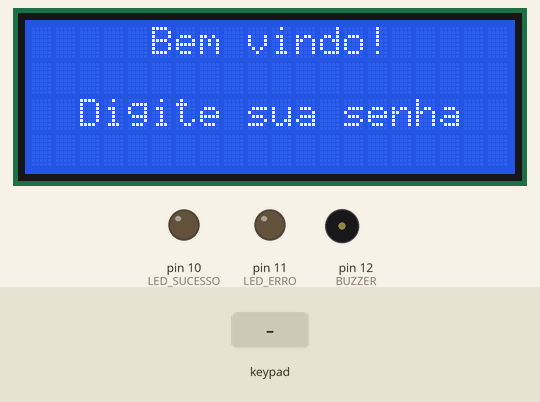
Recording of a sketch running on a simulated Arduino Mega 2560, built with avr-gcc and run on an emulated ATmega2560. Parts: 20×4 character LCD, output pins drawn as LEDs (lit = HIGH), buzzer (waves = sounding). Inputs (shaded band) come from the test bench. The local clock reads 2024-03-15 10:24:30 at power-on unless the sketch sets it; EEPROM starts erased; what the sketch prints to the serial monitor is not drawn.

Above: at 1.2 s.
1.3 s: key 'C' pressed
At 4.0 s:
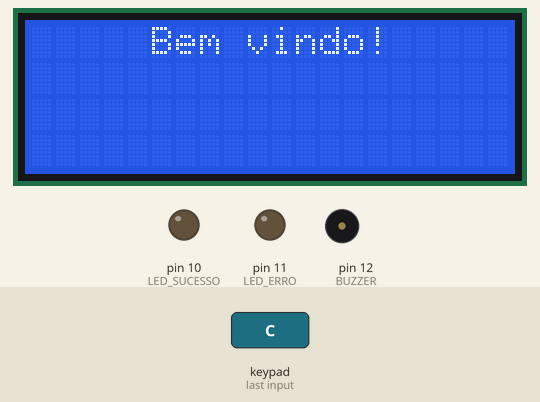
4.3 s: keypad keys 1 2 3 4 5 6 pressed 0.4 s apart
At 6.8 s:
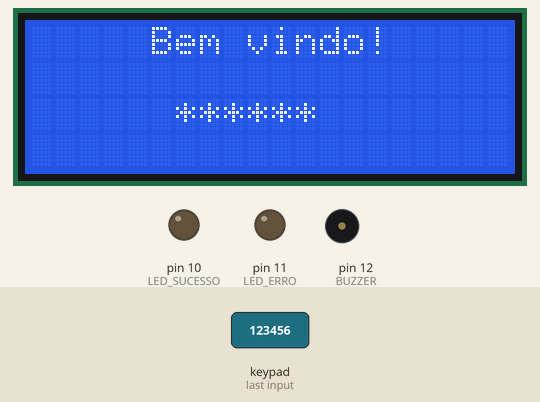
8.2 s: key 'C' pressed
At 9.3 s:
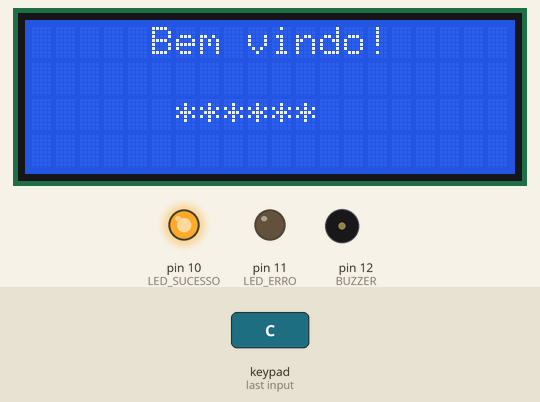
11.2 s: key '1' pressed
At 11.3 s:
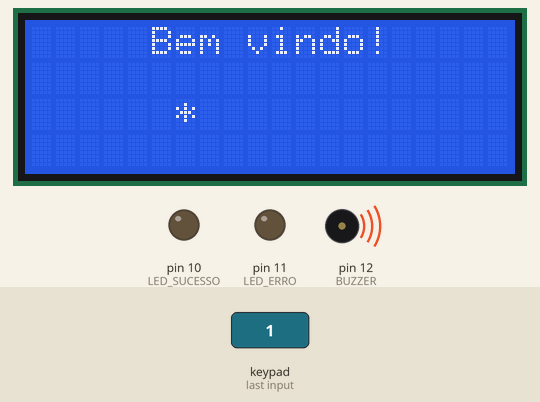
12.9 s: key '2' pressed
At 14.0 s:
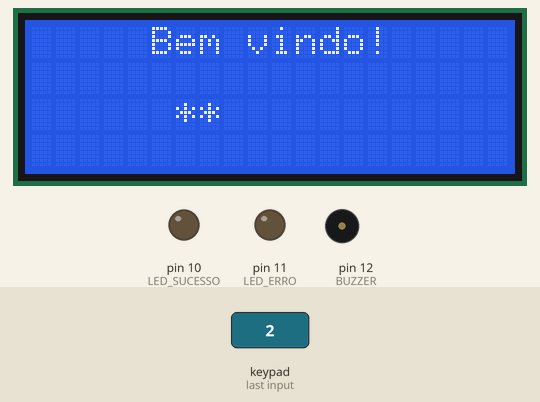
Timing chart, 0 to 15.6 s (numbered marks = the images above; inputs shaded):
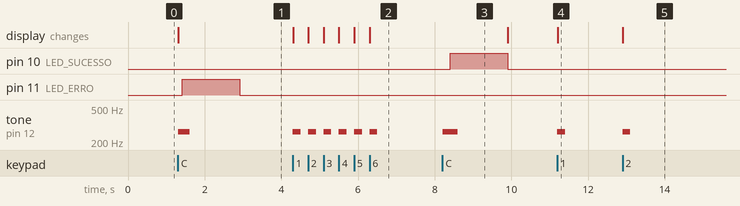

Measured:
- after the input at 1.3 s, pin 11 (LED_ERRO): LOW → HIGH after 0.11 s, → LOW 1.5 s later; tone on pin 12 (BUZZER): silent → 262 Hz at once, → silent 0.30 s later; the display: changes at once (image 1)
- after the input at 4.3 s, tone on pin 12 (BUZZER): alternates 262 Hz for 0.20 s and silent for 0.20 s, 12 changes in all, then stays silent, starting at once; the display: first changes at once (image 2 shows a later state)
- after the input at 8.2 s, pin 10 (LED_SUCESSO): LOW → HIGH after 0.20 s, → LOW 1.5 s later; tone on pin 12 (BUZZER): silent → 262 Hz at once, → silent 0.39 s later
- after the input at 11.2 s, tone on pin 12 (BUZZER): silent → 262 Hz at once, → silent 0.20 s later; the display: changes at once (image 4)
- after the input at 12.9 s, tone on pin 12 (BUZZER): silent → 262 Hz at once, → silent 0.20 s later; the display: changes at once (image 5)

The sketch:

code.ino.ino
```cpp
#include <EEPROM.h>
#include <DS1307.h>
#include <LiquidCrystal.h>
#include <Keypad.h>

#define LED_SUCESSO 10 //porta do LED_SUCESSO 10
#define LED_ERRO 11 //porta do LED_ERRO 11
#define BUZZER 12 //porta do buzzer 12

LiquidCrystal lcd(7, 6, 5, 4, 3, 2); // Pinos display

DS1307 rtc(8, 9); //define as portas do rtc

const byte numRows = 4; //número de linhas do teclado
const byte numCols = 4; //número de colunas do teclado

char keymap[numRows][numCols] =
    {
        {'1', '2', '3', 'A'},
        {'4', '5', '6', 'B'},
        {'7', '8', '9', 'C'},
        {'*', '0', '#', 'D'}};

char *senhas[7] = {"1", "4444", "123456"}; //vetor para armazenar as senhas
char *nomes[10] = {"Denna", "Jorg", "Otavio"}; //vetor para salvar nome de usuários
int qtdeSenhas= 3; //quantidade de senhas

int endereco = 0;

byte rowPins[numRows] = {30, 31, 32, 33}; //define as portas das linhas do teclado 4x4
byte colPins[numCols] = {34, 35, 36, 37}; //define as portas das colunas do teclado 4x4

Keypad myKeypad = Keypad(makeKeymap(keymap), rowPins, colPins, numRows, numCols);

char input[7]; //vetor que armazena a senha lida do usuário com máximo 6 digitos
int inputCount = 0; //contador do tamanho da senha inserida
int firstPress = 1; //verifica se é o primeiro digito do usuário

void setup()
{

  pinMode(LED_SUCESSO, OUTPUT); //Habilita a porta do led como saída
  pinMode(LED_ERRO, OUTPUT); //Habilita a porta do led como saída

  lcd.leftToRight();
  lcd.begin(20, 4);
  lcd.clear();
  lcd.setCursor(5, 0);
  lcd.print("Bem vindo!");

  lcd.setCursor(2, 2);
  lcd.print("Digite sua senha");

  rtc.halt(false);

  rtc.setDOW(FRIDAY);       //Define o dia da semana
  //rtc.setTime(10, 20, 0);   //Define o horario
   //rtc.setDate(13, 12, 2018); //Define o dia, mes e ano
  //Definicoes do pino SQW/Out
  rtc.setSQWRate(SQW_RATE_1);
  rtc.enableSQW(true);
  Serial.begin(9600);
}

void reset()
{

  digitalWrite(LED_SUCESSO, LOW);
  digitalWrite(LED_ERRO, LOW);

  // Limpa o display e posiciona o cursor no local correto
    lcd.clear();
  lcd.setCursor(5, 0);
  lcd.print("Bem vindo!");

  // ativa novamente as flags de controle
  firstPress = 1;
  inputCount = 0;

  // "limpa" a string auxiliar da senha
  for (int i = 0; i < 6; i++)
    input[i] = 0;
}

void loop()
{

  char keypressed = myKeypad.getKey(); // coleta a tecla digitada
  if (keypressed != NO_KEY)
  {

    tone(BUZZER, 262, 200);

    if (firstPress == 1) // primeiro digito da senha
    { // limpa o display
      lcd.clear();
      lcd.setCursor(5, 0);
      lcd.print("Bem vindo!");
      lcd.setCursor(6, 2);
      firstPress = 0;
    }

    if (keypressed == 'A') // Caso a tecla "A" seja clicada, os dados que estão na EEPROM vão ser passados para o terminal serial do computador
    {
      for (int i = 0; i < endereco; i++) // endereço é a quantidade de bytes armazenados na EEPROM até o momento
      {
        Serial.print((char)EEPROM.read(i));
      }
      endereco = 0;
    }
    else if (keypressed == 'C') // Botão "D" pressionado
    {
      Serial.println("Verificando");
      delay(100);
      int a = 0;
      for (int i = 0; i < qtdeSenhas; i++) // loop entre as senha cadastradas
      {
        if (strcmp(input, senhas[i]) == 0) // caso a senha seja encontrada
        {
          String timer = rtc.getTimeStr();
          String data = rtc.getDateStr(FORMAT_SHORT);

          char AUX[100];
          //String aux1 = rtc.getTimeStr();
          sprintf(AUX, "%s - %s:%s\n", nomes[i], data.c_str(), timer.c_str()); // NOME do usuário, data e hora de acesso
          for (int j = 0; j < strlen(AUX); j++, endereco++)
          {
            EEPROM.write(endereco, AUX[j]); // grava byte a byte na EEPROM
          }

          Serial.println(AUX);
          Serial.println("Confirmando");
          a += 1;

          digitalWrite(LED_SUCESSO, HIGH); // led de comfirmado
          digitalWrite(LED_ERRO, LOW);

          tone(BUZZER, 262, 200);

          delay(1500);
          reset(); /// Limpa o display

        }
      }
      if (a == 0) /// caso não encontre a senha digitada
      {
        Serial.println("Senha Incorreta");
        digitalWrite(LED_SUCESSO, LOW);
        digitalWrite(LED_ERRO, HIGH);

        tone(BUZZER, 262, 200);

          delay(1500);
          reset();
      }
    }
    else // qualquer outro simbolo usado na senha
    {
      if (inputCount < 6)
      {
        input[inputCount++] = keypressed; // salvo em uma string aux
        lcd.print('*');
      }
    }
  }

}
```
